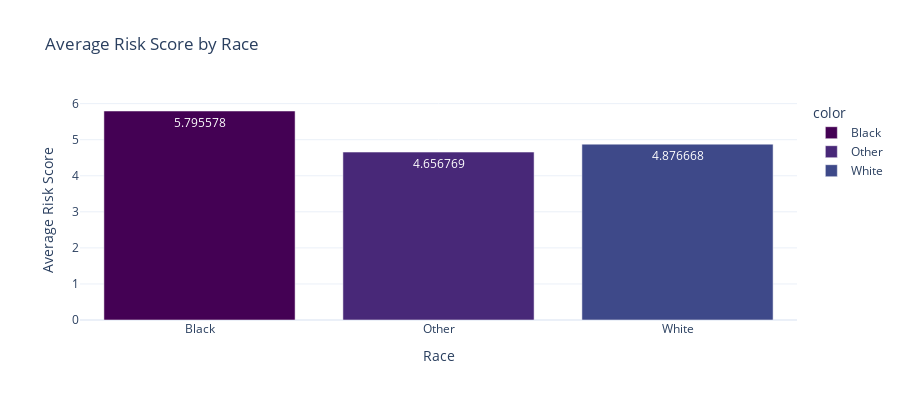

Write notebook code for a chart like this one.
### Code cell
# Visualizing risk scores by Race
fig = px.bar(
    x=avg_risk_score_race.index,
    y=avg_risk_score_race.values,
    labels={'x': 'Race', 'y': 'Average Risk Score'},
    title='Average Risk Score by Race',
    color=avg_risk_score_race.index,
    color_discrete_sequence=px.colors.sequential.Viridis,
    text_auto=True
)

fig.update_layout(
    xaxis_title='Race',
    yaxis_title='Average Risk Score',
    template='plotly_white',
    width=900,
    height=400
)

fig.show()

### Figure 1 — Plotly figure (JSON) as saved in the notebook; plotly's stock layout.template omitted (floating-point values rounded to 4 significant figures)
{"data": [{"hovertemplate": "color=Black<br>Race=%{x}<br>Average Risk Score=%{y}<extra></extra>", "legendgroup": "Black", "marker": {"color": "#440154", "pattern": {"shape": ""}}, "name": "Black", "orientation": "v", "showlegend": true, "textposition": "auto", "texttemplate": "%{y}", "type": "bar", "x": ["Black"], "xaxis": "x", "y": [5.796], "yaxis": "y"}, {"hovertemplate": "color=Other<br>Race=%{x}<br>Average Risk Score=%{y}<extra></extra>", "legendgroup": "Other", "marker": {"color": "#482878", "pattern": {"shape": ""}}, "name": "Other", "orientation": "v", "showlegend": true, "textposition": "auto", "texttemplate": "%{y}", "type": "bar", "x": ["Other"], "xaxis": "x", "y": [4.657], "yaxis": "y"}, {"hovertemplate": "color=White<br>Race=%{x}<br>Average Risk Score=%{y}<extra></extra>", "legendgroup": "White", "marker": {"color": "#3e4989", "pattern": {"shape": ""}}, "name": "White", "orientation": "v", "showlegend": true, "textposition": "auto", "texttemplate": "%{y}", "type": "bar", "x": ["White"], "xaxis": "x", "y": [4.877], "yaxis": "y"}], "layout": {"barmode": "relative", "height": 400, "legend": {"title": {"text": "color"}, "tracegroupgap": 0}, "title": {"text": "Average Risk Score by Race"}, "width": 900, "xaxis": {"anchor": "y", "domain": [0, 1], "title": {"text": "Race"}}, "yaxis": {"anchor": "x", "domain": [0, 1], "title": {"text": "Average Risk Score"}}}}
